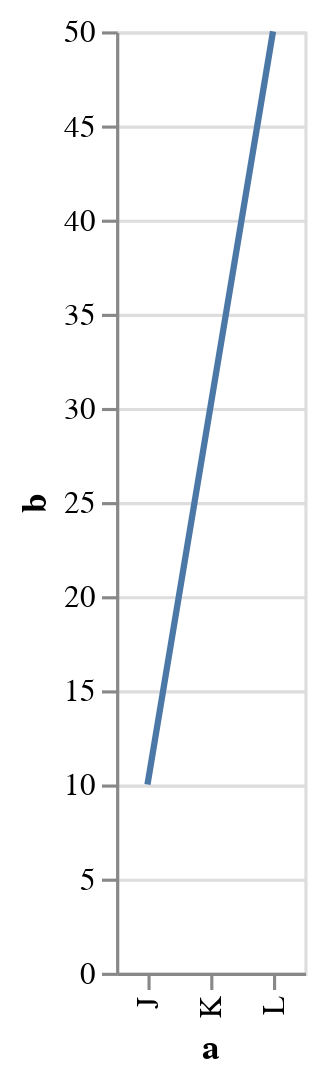

Vega-Lite specification for this chart:
### Vega-Lite specification from a JSON file in a GitHub repository (floating-point values rounded to 4 significant figures)
{"$schema": "https://vega.github.io/schema/vega-lite/v2.json", "description": "A simple bar chart with embedded data.", "data": {"values": [{"a": "J", "b": 10}, {"a": "K", "b": 30}, {"a": "L", "b": 50}]}, "mark": "line", "encoding": {"x": {"field": "a", "type": "ordinal"}, "y": {"field": "b", "type": "quantitative"}}}
